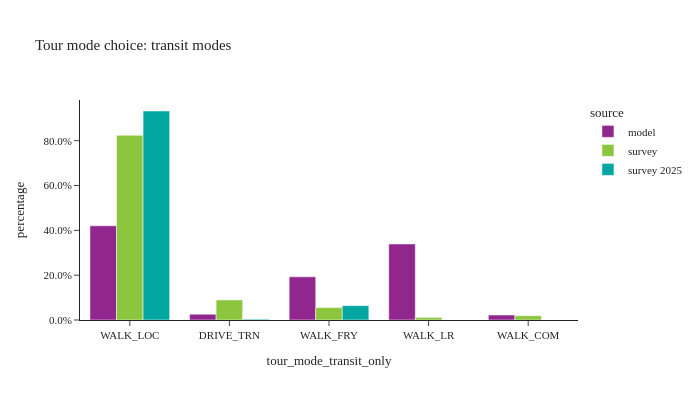

This figure's notebook cell:
### Code cell
util.plot_share_barchart(tour_data, 'tour_weight', 'tour_mode_transit_only', title="Tour mode choice: transit modes")

### Figure 1 — Plotly figure (JSON) as saved in the notebook; plotly's stock layout.template omitted (floating-point values rounded to 4 significant figures)
{"data": [{"alignmentgroup": "True", "customdata": [[53786], [3297], [24648], [43425], [2838]], "hovertemplate": "source=model<br>tour_mode_transit_only=%{x}<br>percentage=%{y}<br>sample_size=%{customdata[0]}<extra></extra>", "legendgroup": "model", "marker": {"color": "#91268F", "pattern": {"shape": ""}}, "name": "model", "offsetgroup": "model", "orientation": "v", "showlegend": true, "textposition": "auto", "type": "bar", "x": ["WALK_LOC", "DRIVE_TRN", "WALK_FRY", "WALK_LR", "WALK_COM"], "xaxis": "x", "y": [0.4202, 0.02576, 0.1926, 0.3393, 0.02217], "yaxis": "y"}, {"alignmentgroup": "True", "customdata": [[779], [57], [14], [59], [9]], "hovertemplate": "source=survey<br>tour_mode_transit_only=%{x}<br>percentage=%{y}<br>sample_size=%{customdata[0]}<extra></extra>", "legendgroup": "survey", "marker": {"color": "#8CC63E", "pattern": {"shape": ""}}, "name": "survey", "offsetgroup": "survey", "orientation": "v", "showlegend": true, "textposition": "auto", "type": "bar", "x": ["WALK_LOC", "DRIVE_TRN", "WALK_FRY", "WALK_LR", "WALK_COM"], "xaxis": "x", "y": [0.8244, 0.08961, 0.05542, 0.01156, 0.01905], "yaxis": "y"}, {"alignmentgroup": "True", "customdata": [[73], [1], [6]], "hovertemplate": "source=survey 2025<br>tour_mode_transit_only=%{x}<br>percentage=%{y}<br>sample_size=%{customdata[0]}<extra></extra>", "legendgroup": "survey 2025", "marker": {"color": "#00A7A0", "pattern": {"shape": ""}}, "name": "survey 2025", "offsetgroup": "survey 2025", "orientation": "v", "showlegend": true, "textposition": "auto", "type": "bar", "x": ["WALK_LOC", "DRIVE_TRN", "WALK_FRY"], "xaxis": "x", "y": [0.9325, 0.003483, 0.06401], "yaxis": "y"}], "layout": {"barmode": "group", "height": 400, "legend": {"title": {"text": "source"}, "tracegroupgap": 0}, "title": {"text": "Tour mode choice: transit modes"}, "width": 700, "xaxis": {"anchor": "y", "domain": [0.0, 1.0], "title": {"text": "tour_mode_transit_only"}}, "yaxis": {"anchor": "x", "domain": [0.0, 1.0], "tickformat": ".1%", "title": {"text": "percentage"}}}}
